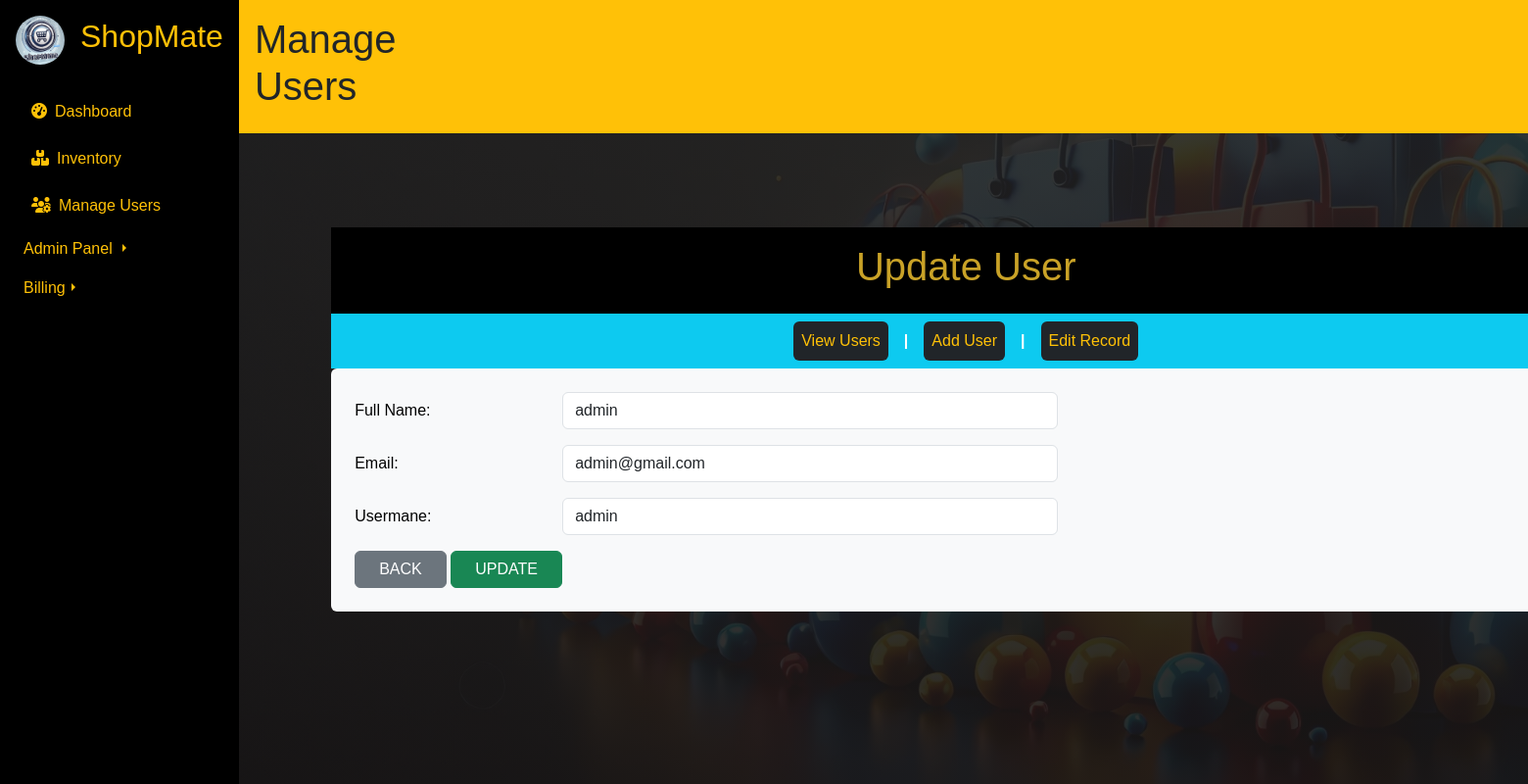
Page /update_user.php?uid=1 on the committed database.
### tables this page shows
CREATE TABLE IF NOT EXISTS `users` (
  `uid` int NOT NULL AUTO_INCREMENT,
  `full_name` varchar(100) NOT NULL,
  `email` varchar(100) NOT NULL,
  `username` varchar(50) NOT NULL,
  `u_password` varchar(255) NOT NULL,
  `u_role` int NOT NULL,
  `created_at` datetime NOT NULL DEFAULT CURRENT_TIMESTAMP,
  PRIMARY KEY (`uid`),
  UNIQUE KEY `email` (`email`),
  UNIQUE KEY `username` (`username`)
);

### update_user.php (the view, shortened to what this page needs)
<?php $pageTitle = "Manage Users";
    include('includes/header.php');
     ?>
<?php include('includes/sidebar.php'); ?>
<?php include('includes/topbar.php'); ?>
<div class="container py-5">
<?php $crudTitle = "Update User";
    include('includes/crud_nav.php'); ?>
<div class="bg-light rounded p-4">
<?php
    include 'includes/db.php';
    $u_id = $_GET['uid'];
    $sql = "SELECT * FROM users WHERE uid = {$u_id}";
    $result = mysqli_query($conn, $sql) or die("Query Unsuccessful.");
    if(mysqli_num_rows($result) > 0)  {
      while($row = mysqli_fetch_assoc($result)){
    ?>
         <form id="updateForm" class="post-form" action="sql_updatedata.php" method="post">
                <div class="mb-3 row">
                <label class="col-sm-2 col-form-label text-black">Full Name:</label>
                    <div class="col-sm-5">
                    <input type="text" class="form-control" name="full_name" value="<?php echo $row['full_name']; ?>">
                    </div>
                </div>
                <div class="mb-3 row">
                <label class="col-sm-2 col-form-label text-black">Email:</label>
                    <div class="col-sm-5">
                    <input type="email" class="form-control" name="email" value="<?php echo $row['email']; ?>">
                    </div>
                </div>
                <div class="mb-3 row">
                <label class="col-sm-2 col-form-label text-black">Usermane:</label>
                    <div class="col-sm-5">
                        <input type="text" class="form-control" name="username" value="<?php echo $row['username']; ?>">
                    </div>
                </div>
                <a href="view_users.php" class="btn btn-scale btn-secondary text-uppercase px-4">Back</a>
                <input class="btn btn-success btn-scale text-uppercase px-4" type="submit" value="Update">
        </form>
    <?php
      }
    }
    ?>
</div>
</div>
<?php include('includes/footer.php'); ?>

### css/style.css (style rules this page uses)
* { transition: all 0.4s ease-in-out; }
body { font-family: 'Poppins', sans-serif; color: #C9A227; }

### rows in the picture
users: full_name "admin", email "admin@gmail.com", username "admin"

### other values in the picture
$pageTitle "Manage Users"
$crudTitle "Update User"
